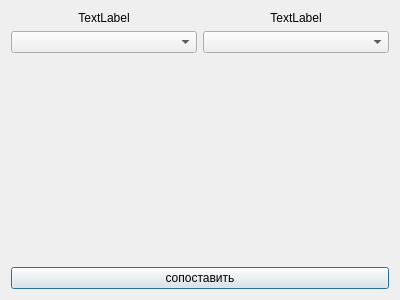
<?xml version="1.0" encoding="UTF-8"?>
<ui version="4.0">
 <class>CorrelateDialog</class>
 <widget class="QDialog" name="CorrelateDialog">
  <property name="geometry">
   <rect>
    <x>0</x>
    <y>0</y>
    <width>400</width>
    <height>300</height>
   </rect>
  </property>
  <property name="windowTitle">
   <string>Dialog</string>
  </property>
  <layout class="QHBoxLayout" name="horizontalLayout">
   <item>
    <layout class="QGridLayout" name="gridLayout">
     <item row="4" column="0" colspan="2">
      <widget class="QPushButton" name="pushButton">
       <property name="text">
        <string>сопоставить</string>
       </property>
      </widget>
     </item>
     <item row="0" column="1">
      <widget class="QLabel" name="label_2">
       <property name="maximumSize">
        <size>
         <width>16777215</width>
         <height>20</height>
        </size>
       </property>
       <property name="text">
        <string>TextLabel</string>
       </property>
       <property name="alignment">
        <set>Qt::AlignHCenter|Qt::AlignTop</set>
       </property>
      </widget>
     </item>
     <item row="1" column="0">
      <widget class="QComboBox" name="comboBox"/>
     </item>
     <item row="1" column="1">
      <widget class="QComboBox" name="comboBox_2"/>
     </item>
     <item row="0" column="0">
      <widget class="QLabel" name="label">
       <property name="maximumSize">
        <size>
         <width>16777215</width>
         <height>20</height>
        </size>
       </property>
       <property name="text">
        <string>TextLabel</string>
       </property>
       <property name="alignment">
        <set>Qt::AlignHCenter|Qt::AlignTop</set>
       </property>
      </widget>
     </item>
     <item row="3" column="0">
      <spacer name="verticalSpacer">
       <property name="orientation">
        <enum>Qt::Vertical</enum>
       </property>
       <property name="sizeHint" stdset="0">
        <size>
         <width>20</width>
         <height>40</height>
        </size>
       </property>
      </spacer>
     </item>
     <item row="3" column="1">
      <spacer name="verticalSpacer_2">
       <property name="orientation">
        <enum>Qt::Vertical</enum>
       </property>
       <property name="sizeHint" stdset="0">
        <size>
         <width>20</width>
         <height>40</height>
        </size>
       </property>
      </spacer>
     </item>
    </layout>
   </item>
  </layout>
 </widget>
 <resources/>
 <connections/>
</ui>
